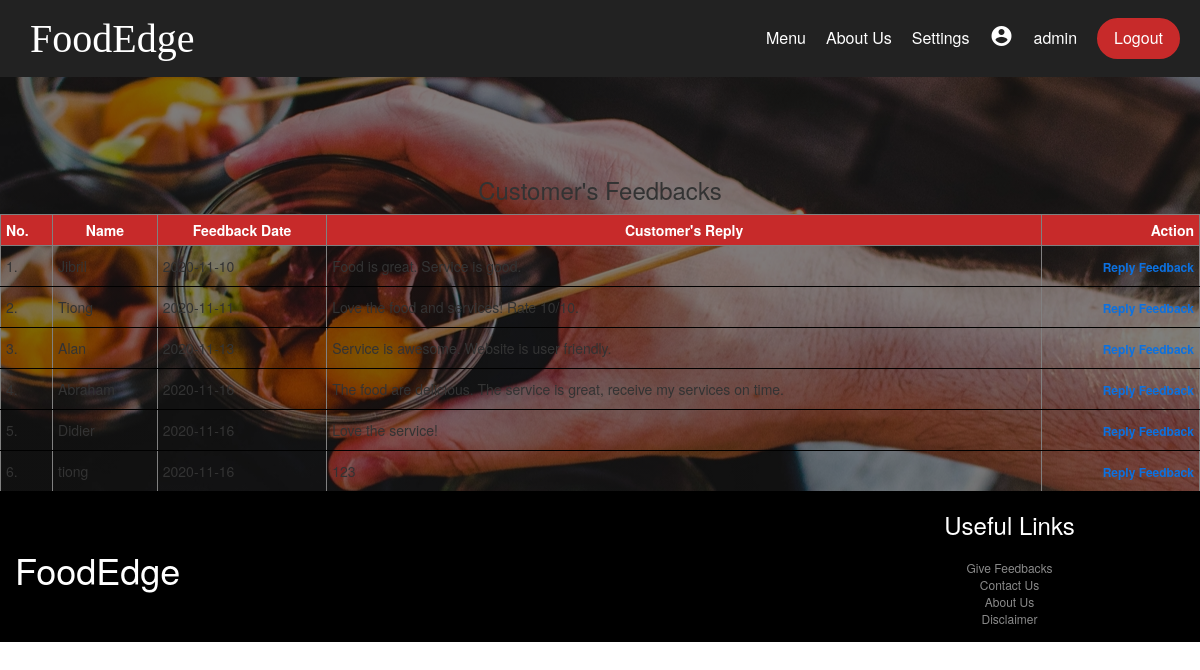
Page /receive_feedback.php (signed in) on the committed database.
### tables this page shows
CREATE TABLE `feedbackdb` (
  `feedbackID` int(11) NOT NULL,
  `feedbackDate` date NOT NULL DEFAULT current_timestamp(),
  `customerName` varchar(255) NOT NULL,
  `customerEmail` varchar(255) NOT NULL,
  `replyDescription` varchar(255) NOT NULL
);

### receive_feedback.php (the view, shortened to what this page needs)
<?php
	require "Include/header.php";
	include ("Include/dtb.php");
		$sqlget = "SELECT * FROM feedbackdb";
		$sqldata = mysqli_query($conn, $sqlget) or die("error getting data");
?>
<section id="content">
<div class="replyFeedback-page">
<h3 class="feedback-h3">Customer's Feedbacks</h3>
<table class="cart-table" border="1">
	<tr>
		<th>No.</th>
		<th style="text-align:center;">Name</th>
		<th style="text-align:center;">Feedback Date</th>
		<th style="text-align:center;">Customer's Reply</th>
		<th>Action</th>
	</tr>
<?php
	$count = 1;
	while($row = mysqli_fetch_array($sqldata, MYSQLI_ASSOC)){
?>
	<tr>
		<td><?php echo $count. "."?></td>
		<td><?php echo $row["customerName"]?></td>
		<td><?php echo $row["feedbackDate"]?></td>
		<td><?php echo $row["replyDescription"]?></td>
		<td><a style="color: #0c71e0; font-weight:bold;" href="mailto: <?php echo $row["customerEmail"]?>">Reply Feedback </a></td>
		<?php $count++; ?>
	</tr>
<?php
	}
?>
</table>
</div>
</section>
<?php
	include_once "Include/footer.php";
?>

### Style/style.css (style rules this page uses)
* { box-sizing: border-box; margin: 0; padding: 0; }
body { font-family: 'Poppins', sans-serif; }
section { background: linear-gradient(rgba(0, 0, 0, 0.5), rgba(0, 0, 0, 0.5)), url('../Images/bg3.jpg'); background-repeat: no-repeat; background-attachment: fixed; background-position: center; padding-top: 80px; }
h3 { text-align:center; }
body { font-family: Arial, Helvetica, sans-serif; }
.cart-table { width: 100%; border-collapse: collapse; overflow: auto; }
.cart-table th { text-align: left; padding: 5px; color: white; background: #c72a2a; font-weight: bold; }
.cart-table td { padding: 10px 5px; border-bottom: 1px solid black; }
.cart-table td a { color: #ff523b; font-size: 12px; }
td:last-child { text-align: right; }
th:last-child { text-align: right; }

### rows in the picture
feedbackdb: customerName "Jibril", feedbackDate "2020-11-10", replyDescription "Food is great. Service is good."
feedbackdb: customerName "Tiong", feedbackDate "2020-11-11", replyDescription "Love the food and services! Rate 10/10."
feedbackdb: customerName "Alan", feedbackDate "2020-11-13", replyDescription "Service is awesome. Website is user friendly."
feedbackdb: customerName "Abraham", feedbackDate "2020-11-16", replyDescription "The food are delicious. The service is great, receive my services on time."
feedbackdb: customerName "Didier", feedbackDate "2020-11-16", replyDescription "Love the service!"
feedbackdb: customerName "tiong", feedbackDate "2020-11-16", replyDescription "123"

### other values in the picture
$username "admin"
